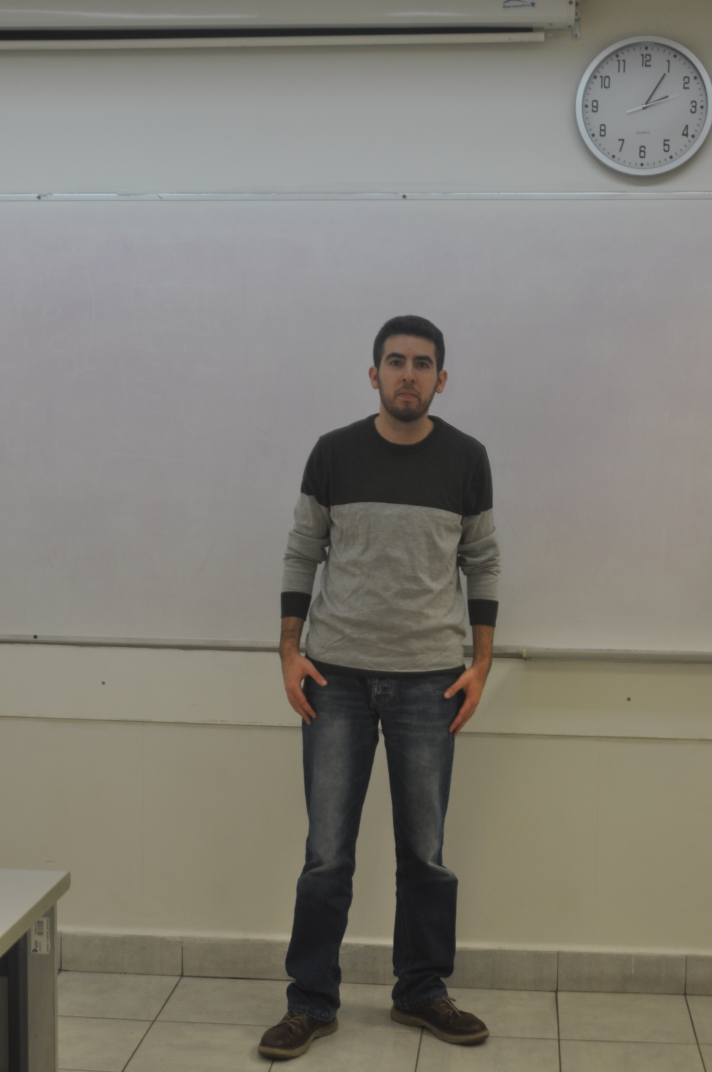
#> input picture dataset/images/DSC_0054.JPG, 2848 x 4288 px (shown at 1/4 size)
$ python -i auto_main.py   (imports and definitions only)   (older library calls are emulated)
#> lines starting #> are read from the running program, lines starting #| are printed output that depends on the picture
#> further down, picture is the input picture: shape (4288, 2848, 3); mean B, G, R 117.6, 126.1, 129
### finalProject/utils/keyPoints/AlgoritamKeyPoints.py
import cv2

from finalProject.classes.enumTypeKeyPoints import NamesAlgorithms


# [10 lines left out: functions binary_keypoints, float_keypoints, not called in this run]


def sift_keypoints_detection(image):
    sift = cv2.xfeatures2d.SIFT_create()
    kp, des = sift.detectAndCompute(image, None)
    return kp, des


# [19 lines left out: functions surf_keypoints_detection, orb_keypoints_detection, kaze_keypoints_detection, not called in this run]


def calculate_key_points(image, keyPointFunction):
    return keyPointFunction(image)


# [47 lines left out: functions haarcascade_body_parts, save_descriptors_to_frame, create_keypoints_descriptors, not called in this run]

### auto_main.py
"""
pip install opencv-contrib-python==3.4.2.16
"""

import json
import pprint

import cv2
import matplotlib.pyplot as plt

from finalProject.classes.yolo import Yolo
from finalProject.utils.keyPoints.AlgoritamKeyPoints import sift_keypoints_detection
from finalProject.utils.matchers.Matchers import flann_matcher
from finalProject.utils.preprocessing.preprocess import read_frames_from_video, check_frames_exist
from finalProject.utils.tracking.TrackingByYolo import source_detection_by_yolo, tracking_by_yolo


def sobel(img):
    sobelx = cv2.Sobel(img, cv2.CV_64F, 1, 0, ksize=5)
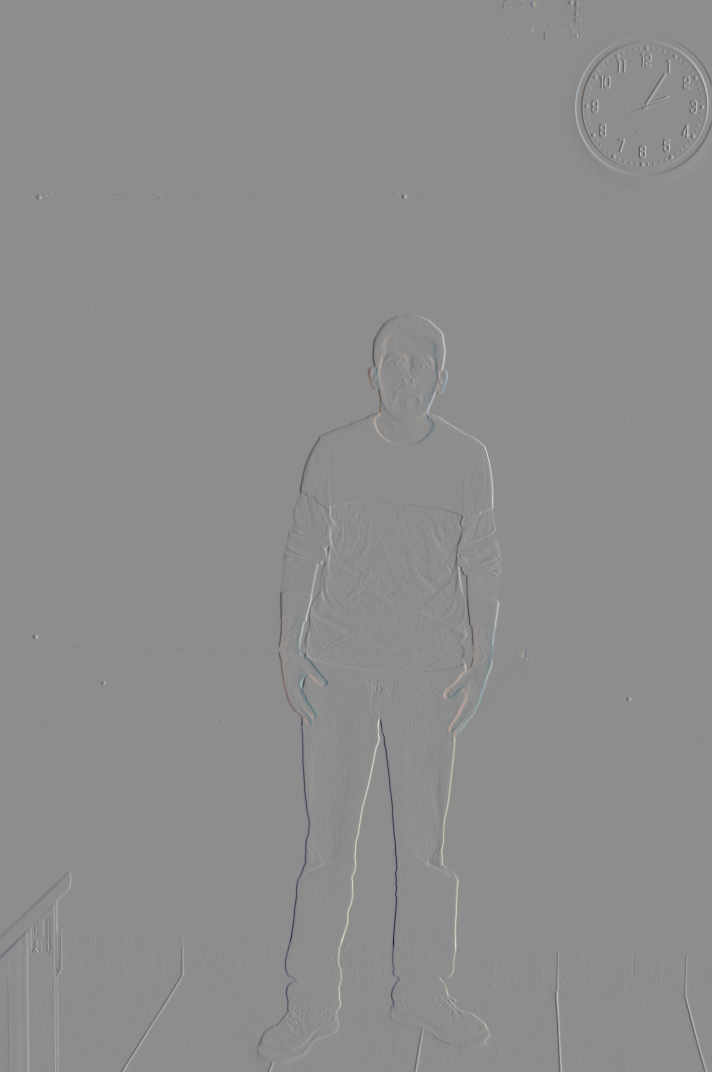
#> sobelx: shape (4288, 2848, 3) float64 (shown at 1/4 size); mean B, G, R -0.2, 0.1, 0.3; drawn with min black and max white
    sobely = cv2.Sobel(img, cv2.CV_64F, 0, 1, ksize=5)
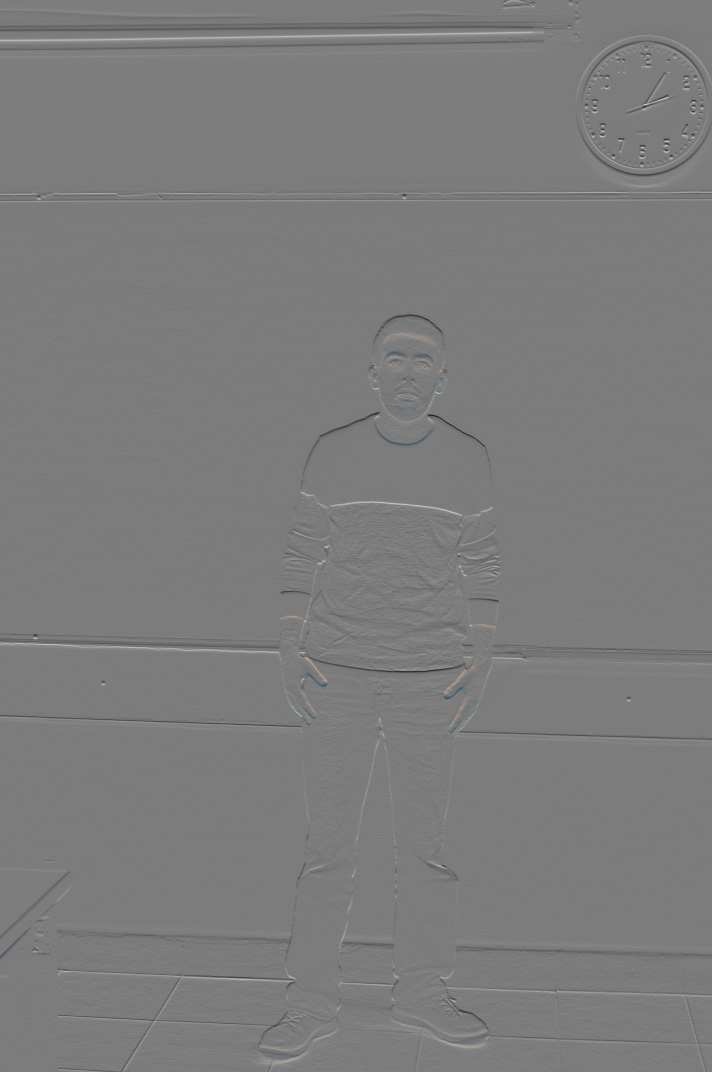
#> sobely: shape (4288, 2848, 3) float64 (shown at 1/4 size); mean B, G, R -0.1, 0.2, 0.4; drawn with min black and max white
    sobel_intensity = cv2.sqrt(cv2.addWeighted(cv2.pow(sobelx, 2.0),
                                               1.0, cv2.pow(sobely, 2.0), 1.0, 0.0))
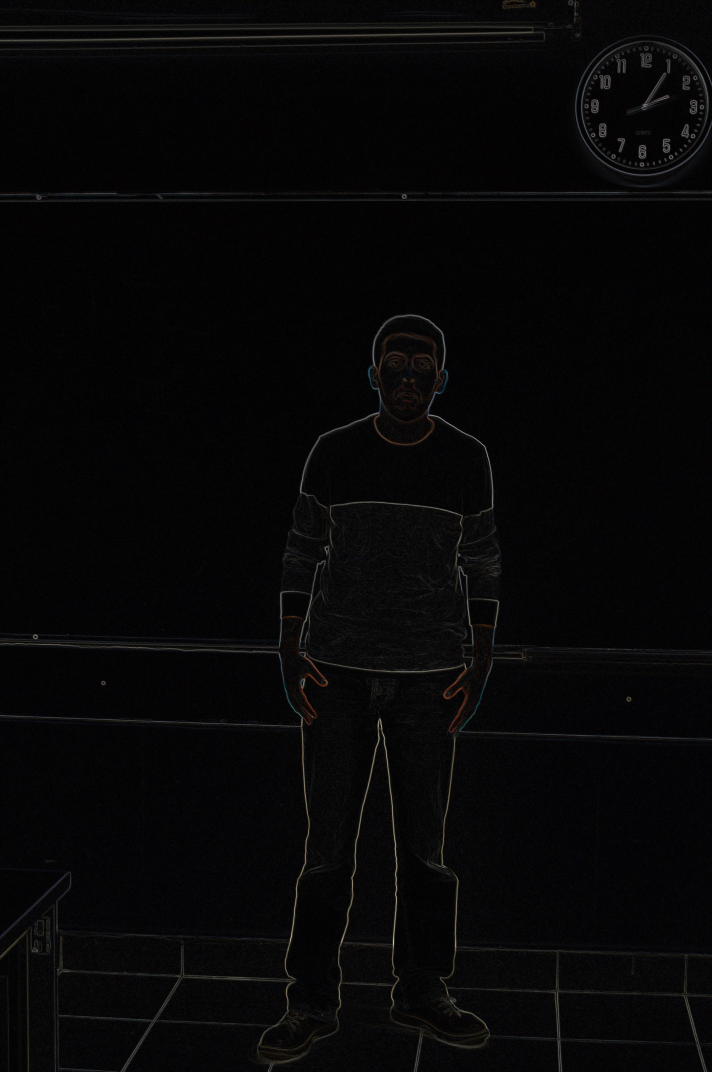
#> sobel_intensity: shape (4288, 2848, 3) float64 (shown at 1/4 size); mean B, G, R 127, 115.1, 123.3; drawn with min black and max white
    return sobel_intensity


def sobel_keypoints(image):
    sobelImage = sobel(image)
    # norm
    image8bit = cv2.normalize(sobelImage, None, 0, 255, cv2.NORM_MINMAX).astype('uint8')
    k, d = sift_keypoints_detection(image8bit)
    return k, d, image8bit


def forward(frames):
    outputs = []
    for frame in frames:
        frame = cv2.cvtColor(frame, cv2.COLOR_BGR2GRAY)
        frame = sobel(frame)
        key_des_image = sobel_keypoints(frame)
        outputs.append(key_des_image)

    return outputs


def cross_correction(key_des_image_source, key_des_image_target, threshold=0.5):
    (k1, d1, img1) = key_des_image_source
    (k2, d2, img2) = key_des_image_target
    match = flann_matcher(d1, d2, threshold=threshold)
    output = cv2.drawMatchesKnn(img1, k1, img2, k2, match, outImg=None)
    return output


def plotSquare(images, _titles, each_column=5):
    number_images = len(images)  # 10
    rows = number_images / each_column + 1
    index = 1

    fig = plt.figure(figsize=[9, 13])
    fig.tight_layout()

    for image, title in zip(images, _titles):
        plt.subplot(rows, each_column, index)
        plt.imshow(image)
        plt.title(title)
        index += 1

    plt.show()


# [48 lines not run here, left out]

>>> import cv2
>>> picture = cv2.imread('dataset/images/DSC_0054.JPG')
#> (the run stopped early here; a loop or call above may not have finished)
